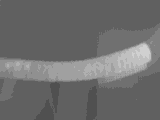
#> input picture selected_pic_for_test_pyg/421802_9_div_16_restore.bmp, 160 x 120 px, given in place of 421802_raw.bmp, which was not available
$ python Sliding_Window_Histogram_5.py
#> lines starting #> are read from the running program, lines starting #| are printed output that depends on the picture; pictures that were not available may be replaced by others from this repository, and a replacement may not be noted
### scripts/otsu+grabcut/helper.py
import os
import cv2
import math
import numpy as np
import matplotlib.pyplot as plt

from scipy import signal


# [8 lines left out: function get_img_num, not called in this run]


def sliding_window(image, stepSize, windowSize):
    for y in range(0, image.shape[0], stepSize):
        for x in range(0, image.shape[1], stepSize):
            yield (x, y, image[y:y + windowSize[1], x:x + windowSize[0]])


def gaussian(x, a, m, s):
    return a*np.exp(-((x-m)/s)**2)


def func1(x, a, b, c):
    return (a*x+b)*x+c


def func2(x, a, b):
    return a*x+b


def func3(x, a1, a2, a3, m1, m2, m3, s1, s2, s3):
    return a1*np.exp(-((x-m1)/s1)**2)+a2*np.exp(-((x-m2)/s2)**2)+a3*np.exp(-((x-m3)/s3)**2)


def func4(x, a0, a1, a2, a3, m1, m2, m3, s1, s2, s3, b0):
    return a0*x+b0+a1*np.exp(-((x-m1)/s1)**2)+a2*np.exp(-((x-m2)/s2)**2)+a3*np.exp(-((x-m3)/s3)**2)


def func5(x, a0, a1, a2, a3, m0, m1, m2, m3, s0, s1, s2, s3):
    return a0*np.exp(-((x-m0)/s0)**2)+a1*np.exp(-((x-m1)/s1)**2)+a2*np.exp(-((x-m2)/s2)**2)+a3*np.exp(-((x-m3)/s3)**2)


def get_slice(image, stepSize, windowSize):
    slice_sets = []
    for (x, y, window) in sliding_window(image, stepSize, windowSize):
        if window.shape[0] != windowSize[1] or window.shape[1] != windowSize[0]:
            continue
        slice_sets.append(image[y:y + windowSize[1], x:x + windowSize[0]])
    return slice_sets


def get_average(records):
    return sum(records) / len(records)


def get_variance(records):
    average = get_average(records)
    return sum([(x - average) ** 2 for x in records]) / len(records)


def get_standard_deviation(records):
    variance = get_variance(records)
    return math.sqrt(variance)


def get_rms(records):
    # 均方根值 反映的是有效值而不是平均值
    return math.sqrt(sum([x ** 2 for x in records]) / len(records))


# [20 lines left out: functions get_mse, get_rmse, get_mae, not called in this run]


def draw_zero_line():
    xdata = range(0, 160)
    plt.plot(np.array(xdata), [0 for i in xdata], 'b', label='curvefit values')


# [4 lines left out: function draw_image, not called in this run]


def prepare_window(window_x=8, window_y=6):
    plt.rcParams["font.sans-serif"] = ['SimHei']  # 设置字体
    plt.rcParams["axes.unicode_minus"] = False  # 正常显示负号
    plt.rcParams['figure.figsize'] = (window_x, window_y)


def get_maxs(image, stepSize=1):
    slice_sets = get_slice(image, stepSize, (stepSize, image.shape[0]))
    maxs = []
    for img in slice_sets:
        maxs.append(np.array(img).max())
    return maxs


# [41 lines left out: functions get_diff, draw_without_axis_many, get_maximal_minimal, not called in this run]


def get_peaks(list1, result_name):
    prepare_window()
    plt.figure(figsize=[4,3])
    plt.plot(list1)
    peaks = signal.find_peaks(list1, distance=5, prominence=10)
    tmp = peaks[0]
    for ii in range(len(tmp)):
        if(tmp[ii]<100):
            plt.plot(tmp[ii], list1[tmp[ii]], '*', markersize=7)
    plt.ylabel('最高温度点的灰度值'),    plt.xlabel('垂直切片位置')
    plt.ylim([120,220]),    plt.xlim([0,160])
    plt.tight_layout()
    plt.savefig(result_name)
    plt.close()
    return len(tmp)


# [5 lines left out: function get_para_for_test_pyg, not called in this run]


def get_para_for_remote_pyg():
    # 远距离拍摄，先分割
    read_path = './mask/grabcut/'
    num_list = ['421802_raw']
    return read_path, num_list


# [5 lines left out: function get_para_for_near_pyg, not called in this run]


def ylable_without_ticks(ax,ylabelStr):
    ax.set_xticks([]),ax.set_yticks([])
    ax.set_ylabel(ylabelStr,fontsize=12)

### scripts/otsu+grabcut/Sliding_Window_Histogram_5.py
# -*- coding: utf-8 -*-

# 对指定文件夹，绘制峰值
# 近距离拍摄，无需分割，直接对原始图像处理
# 远距离拍摄，先分割

import cv2
import matplotlib.pyplot as plt
from scipy import signal
from helper import *


if __name__ == '__main__':
    # read_path, num_list = get_para_for_near_pyg()
    read_path, num_list = get_para_for_remote_pyg()
    result_path='/home/yr/2023_0414/'
    # read_path, num_list, result_path = get_para_for_test_pyg()

    for num in num_list:
        image = cv2.imread(read_path+str(num)+".bmp")
#> image is the input picture: shape (120, 160, 3); min 80, max 208, mean 109.2
        image=cv2.blur(image,(3,3))

        maxs = get_maxs(image)
#> after the loop in get_slice, `for (x, y, window) in sliding_window(image, stepSize, windowSize):`: slice_sets = 160 items
#> after the loop in get_maxs, `for img in slice_sets:`: maxs = 160 values, max 208 at index 138, min 128 at index 156, mean 169.2
        result_name = "{0}{1}_peek.png".format(result_path, num)
        peaks_num = get_peaks(maxs, result_name)
#> in get_peaks, `tmp = peaks[0]`: tmp = [7, 17, 27, 138, 144]
#> the loop in get_peaks, `for ii in range(len(tmp)):` made 5 passes
#> in get_peaks, `plt.savefig(result_name)`:
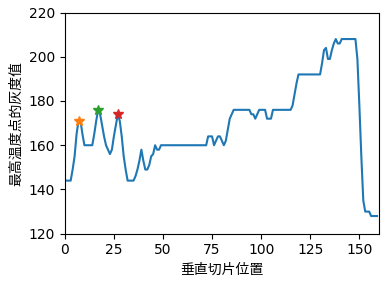
#> figure drawn by matplotlib, 1 panel; curve peaks at x = 138, y = 208
#> peaks_num = 5
        # [5 lines of commented-out code are left out]

$ run again, on selected_pic_for_test_pyg/421802_9_pyrDown_1_restore.bmp
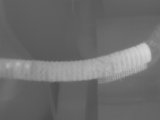
#> input picture selected_pic_for_test_pyg/421802_9_pyrDown_1_restore.bmp, 160 x 120 px, given in place of 421802_raw.bmp, which was not available
#> image is the input picture: shape (120, 160, 3); min 75, max 215, mean 109
#> after the loop in get_slice, `for (x, y, window) in sliding_window(image, stepSize, windowSize):`: slice_sets = 160 items
#> after the loop in get_maxs, `for img in slice_sets:`: maxs = 160 values, max 213 at index 146, min 130 at index 156, mean 168.8
#> tmp = [8, 17, 27, 146]
#> the loop in get_peaks, `for ii in range(len(tmp)):` made 4 passes
#> in get_peaks, `plt.savefig(result_name)`:
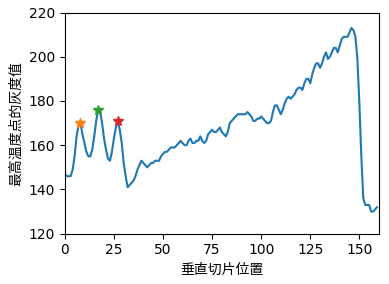
#> figure drawn by matplotlib, 1 panel; curve peaks at x = 146, y = 213
#> peaks_num = 4
